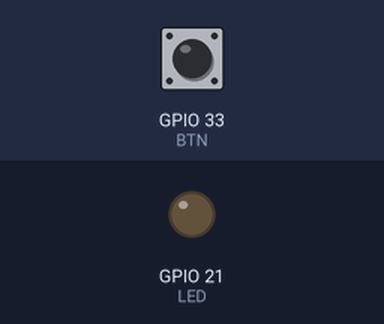
A sketch run on a simulated ESP32. Parts: output pins drawn as LEDs (lit = HIGH). The test bench sets the inputs (shaded band); at power-on: GPIO 33 (BTN) HIGH. What the sketch prints to the serial monitor is not drawn.

Above: at 6.9 s.
7.0 s: GPIO 33 (BTN) pulled LOW for 3 s
At 7.36 s:
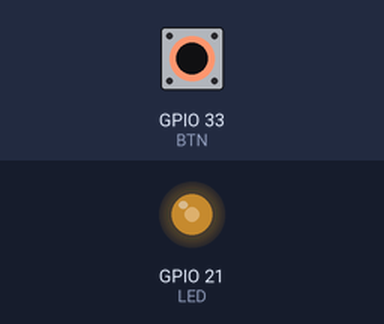
At 7.96 s:
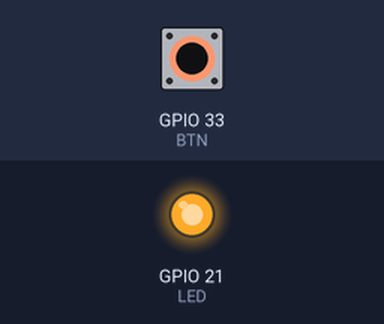
11.5 s: GPIO 33 (BTN) pulled LOW for 3 s
Timing chart, 0 to 22.0 s (numbered marks = the images above; inputs shaded):
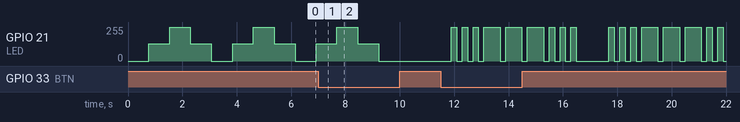

The sketch:

PWM_fading_night_light.ino
```cpp
/*
Author: Priyanshu Singh Bohra

PWM Fading Night Light

Mode 1 : Slow Breathing
Mode 2 : Fast Pulse
Mode 3 : SOS Pattern

LED    -> GPIO21
Button -> GPIO33
*/

const int LED = 21;
const int BTN = 33;

int mode = 1;

void setup() {

  pinMode(BTN, INPUT_PULLUP);

  Serial.begin(115200);

  ledcAttach(LED, 5000, 8);

  Serial.println("Mode 1 : Slow Breathing");

}

void slowBreathing() {

  for(int i=0;i<=255;i++){

    ledcWrite(LED,i);

    delay(6);

  }

  for(int i=255;i>=0;i--){

    ledcWrite(LED,i);

    delay(6);

  }

}

void fastPulse(){

  for(int i=0;i<=255;i++){

    ledcWrite(LED,i);

    delay(1);

  }

  for(int i=255;i>=0;i--){

    ledcWrite(LED,i);

    delay(1);

  }

}

void sos(){

  for(int i=0;i<3;i++){

    ledcWrite(LED,255);

    delay(200);

    ledcWrite(LED,0);

    delay(200);

  }

  for(int i=0;i<3;i++){

    ledcWrite(LED,255);

    delay(600);

    ledcWrite(LED,0);

    delay(200);

  }

  for(int i=0;i<3;i++){

    ledcWrite(LED,255);

    delay(200);

    ledcWrite(LED,0);

    delay(200);

  }

  delay(1000);

}

void loop() {

  if(digitalRead(BTN)==LOW){

    mode++;

    if(mode>3){

      mode=1;

    }

    if(mode==1){

      Serial.println("Mode 1 : Slow Breathing");

    }

    else if(mode==2){

      Serial.println("Mode 2 : Fast Pulse");

    }

    else{

      Serial.println("Mode 3 : SOS Pattern");

    }

    delay(300);

  }

  if(mode==1){

    slowBreathing();

  }

  else if(mode==2){

    fastPulse();

  }

  else{

    sos();

  }

}
```

Measured:
- after the input at 7.0 s, GPIO 21 (LED): goes on until 9.2 s, then stays 0/255
